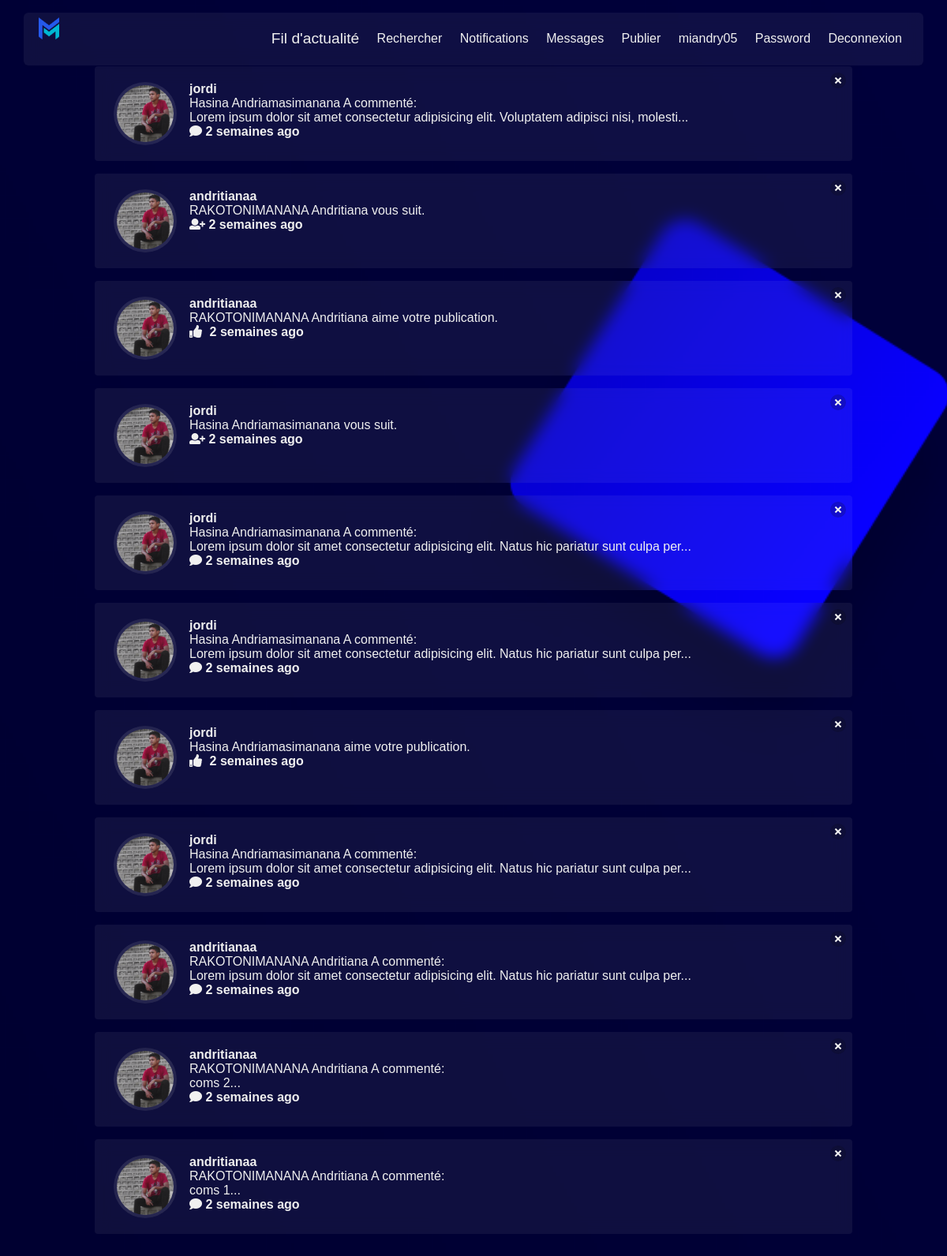
The app's page /notifications/ (signed in), older data.
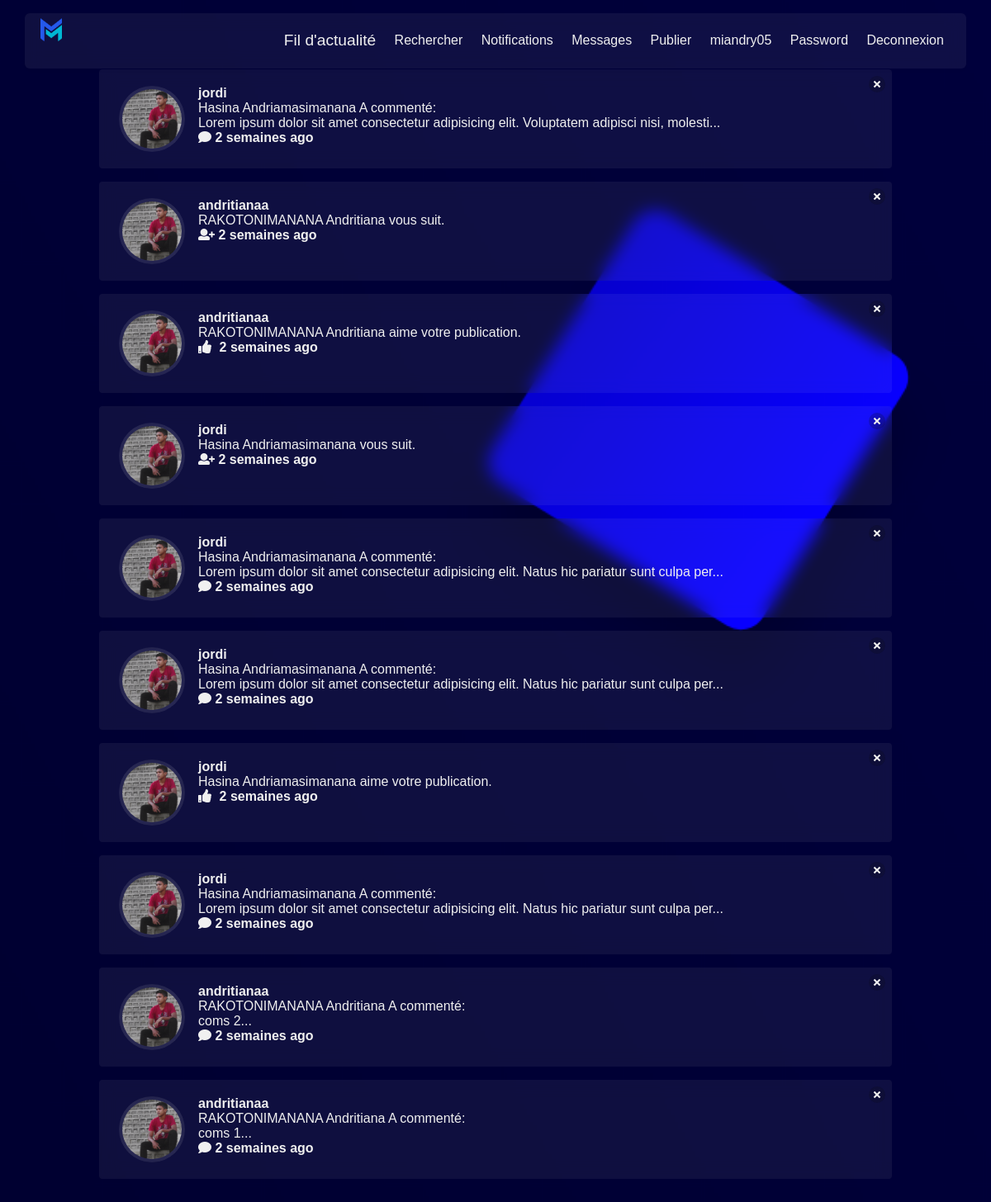
The same page, newer data.
### notifications/models.py (models this page shows)
class Notification(models.Model):
	NOTIFICATION_TYPES = ((1,'Like'),(2,'Comment'), (3,'Follow'))
	post = models.ForeignKey('post.Post', on_delete=models.CASCADE, related_name="noti_post", blank=True, null=True)
	sender = models.ForeignKey(User, on_delete=models.CASCADE, related_name="noti_from_user")
	user = models.ForeignKey(User, on_delete=models.CASCADE, related_name="noti_to_user")
	notification_type = models.IntegerField(choices=NOTIFICATION_TYPES)
	text_preview = models.CharField(max_length=90, blank=True)
	date = models.DateTimeField(auto_now_add=True)
	is_seen = models.BooleanField(default=False)

### authy/models.py (models this page shows, shortened)
class Profile(models.Model):
	user = models.OneToOneField(User, on_delete=models.CASCADE, related_name='profile')
	first_name = models.CharField(max_length=50, null=True, blank=True)
	last_name = models.CharField(max_length=50, null=True, blank=True)
	location = models.CharField(max_length=50, null=True, blank=True)
	url = models.CharField(max_length=80, null=True, blank=True)
	profile_info = models.TextField(max_length=150, null=True, blank=True)
	created = models.DateField(auto_now_add=True)
	favorites = models.ManyToManyField(Post, null=True, blank=True)
	picture = models.ImageField(upload_to=user_directory_path, blank=True, null=True, verbose_name='Picture')

### notifications/views.py (the view)
# urls.py: path('', ShowNOtifications, name='show-notifications'),
def ShowNOtifications(request):
	user = request.user
	notifications = Notification.objects.filter(user=user).order_by('-date')
	Notification.objects.filter(user=user, is_seen=False).update(is_seen=True)
	template = loader.get_template('notifications.html')
	context = {
		'notifications': notifications,
	}
	return HttpResponse(template.render(context, request))

### direct/views.py (called while the page is built)
def checkDirects(request):
	directs_count = 0
	if request.user.is_authenticated:
		directs_count = Message.objects.filter(user=request.user, is_read=False).count()
	return {'directs_count':directs_count}

### notifications/views.py (called while the page is built)
def CountNotifications(request):
	count_notifications = 0
	if request.user.is_authenticated:
		count_notifications = Notification.objects.filter(user=request.user, is_seen=False).count()
	return {'count_notifications':count_notifications}

### mex/templates/notifications.html
{% extends 'base.html' %}
{% load static %}
{% load humanize %}
{% block content %}
<div class="columns is-mobile is-centered">
  <div class="column is-half">
    {% for notification in notifications %}
    {% if notification.notification_type == 2 %}
    <div class="notification">
      <a href="{% url 'delete-notification' notification.id %}" class="delete"></a>
      <article class="media">
        <figure class="media-left">
          <p class="image is-80x80">
            {% if notification.sender.profile.picture %}
            <img class="is-rounded" src="{{ notification.sender.profile.picture.url }}" alt="Placeholder image">
            {% else %}
            <img src="{% static 'img/no_picture.png'%}" alt="Placeholder image">
            {% endif %}
          </p>
        </figure>
        <div class="media-content">
          <div class="content">
            <strong>{{ notification.sender.username }}</strong>
            <br>
            <p>{{ notification.sender.profile.first_name }} {{ notification.sender.profile.last_name }}
            A commenté:</p>
            <p>{{ notification.text_preview }}...</p>
            <p> <i class="fas fa-comment"></i> <b>{{ notification.date|naturaltime }}</b></p>
          </div>
        </div>
      </article>
    </div>
    {% endif %}
    {% if notification.notification_type == 3 %}
    <div class="notification">
      <a href="{% url 'delete-notification' notification.id %}" class="delete"></a>
      <article class="media">
        <figure class="media-left">
          <p class="image is-80x80">
            {% if notification.sender.profile.picture %}
            <img class="is-rounded" src="{{ notification.sender.profile.picture.url }}" alt="Placeholder image">
            {% else %}
            <img src="{% static 'img/no_picture.png'%}" alt="Placeholder image">
            {% endif %}
          </p>
        </figure>
        <div class="media-content">
          <div class="content">
            <strong>{{ notification.sender.username }}</strong>
            <br>
            <p>{{ notification.sender.profile.first_name }} {{ notification.sender.profile.last_name }} vous suit.</p>
            <p><i class="fas fa-user-plus"></i>  <b>{{ notification.date|naturaltime}}</b></p>
          </div>
        </div>
      </article>
    </div>
    {% endif %}
    {% if notification.notification_type == 1 %}
    <div class="notification">
      <a href="{% url 'delete-notification' notification.id %}" class="delete"></a>
      <article class="media">
        <figure class="media-left">
          <p class="image is-80x80">
            {% if notification.sender.profile.picture %}
            <img class="is-rounded" src="{{ notification.sender.profile.picture.url }}" alt="Placeholder image">
            {% else %}
            <img src="{% static 'img/no_picture.png'%}" alt="Placeholder image">
            {% endif %}
          </p>
        </figure>
        <div class="media-content">
          <div class="content">
            <strong>{{ notification.sender.username }}</strong>
            <br>
            <p>{{ notification.sender.profile.first_name }} {{ notification.sender.profile.last_name }} aime votre publication.</p>
            <p><i class="fas fa-thumbs-up"></i><b style="margin-left: 0.6rem;">{{ notification.date|naturaltime }}</b></p>
          </div>
        </div>
      </article>
    </div>
    {% endif %}
    {% endfor %}
  </div>
</div>
{% endblock %}

Row changes from the older to the newer data that the page shows:
removed Notification: sender.profile.picture (placeholder picture), sender.username "andritianaa", sender.profile.first_name "RAKOTONIMANANA", sender.profile.last_name "Andritiana", text_preview "Lorem ipsum dolor sit amet consectetur adipisicing elit. Natus hic pariatur sunt culpa per", date "2 semaines ago"
